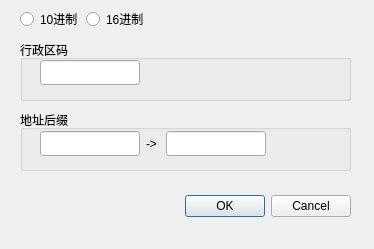
<?xml version="1.0" encoding="UTF-8"?>
<ui version="4.0">
 <class>TerAddrDialog</class>
 <widget class="QDialog" name="TerAddrDialog">
  <property name="geometry">
   <rect>
    <x>0</x>
    <y>0</y>
    <width>374</width>
    <height>249</height>
   </rect>
  </property>
  <property name="windowTitle">
   <string>终端地址指定</string>
  </property>
  <widget class="QDialogButtonBox" name="buttonBox">
   <property name="geometry">
    <rect>
     <x>10</x>
     <y>190</y>
     <width>341</width>
     <height>32</height>
    </rect>
   </property>
   <property name="orientation">
    <enum>Qt::Horizontal</enum>
   </property>
   <property name="standardButtons">
    <set>QDialogButtonBox::Cancel|QDialogButtonBox::Ok</set>
   </property>
  </widget>
  <widget class="QGroupBox" name="groupBox">
   <property name="geometry">
    <rect>
     <x>20</x>
     <y>110</y>
     <width>331</width>
     <height>61</height>
    </rect>
   </property>
   <property name="title">
    <string>地址后缀</string>
   </property>
   <widget class="QWidget" name="layoutWidget">
    <property name="geometry">
     <rect>
      <x>20</x>
      <y>20</y>
      <width>226</width>
      <height>27</height>
     </rect>
    </property>
    <layout class="QHBoxLayout" name="horizontalLayout">
     <item>
      <widget class="QLineEdit" name="upAddrLed">
       <property name="minimumSize">
        <size>
         <width>100</width>
         <height>25</height>
        </size>
       </property>
       <property name="maximumSize">
        <size>
         <width>100</width>
         <height>25</height>
        </size>
       </property>
      </widget>
     </item>
     <item>
      <widget class="QLabel" name="label">
       <property name="text">
        <string>-&gt;</string>
       </property>
      </widget>
     </item>
     <item>
      <widget class="QLineEdit" name="dwAddrLed">
       <property name="minimumSize">
        <size>
         <width>100</width>
         <height>25</height>
        </size>
       </property>
       <property name="maximumSize">
        <size>
         <width>100</width>
         <height>25</height>
        </size>
       </property>
      </widget>
     </item>
    </layout>
   </widget>
  </widget>
  <widget class="QGroupBox" name="groupBox_2">
   <property name="geometry">
    <rect>
     <x>20</x>
     <y>40</y>
     <width>331</width>
     <height>61</height>
    </rect>
   </property>
   <property name="title">
    <string>行政区码</string>
   </property>
   <widget class="QLineEdit" name="admCodeLed">
    <property name="geometry">
     <rect>
      <x>20</x>
      <y>20</y>
      <width>100</width>
      <height>25</height>
     </rect>
    </property>
    <property name="minimumSize">
     <size>
      <width>100</width>
      <height>25</height>
     </size>
    </property>
    <property name="maximumSize">
     <size>
      <width>100</width>
      <height>25</height>
     </size>
    </property>
   </widget>
  </widget>
  <widget class="QWidget" name="layoutWidget">
   <property name="geometry">
    <rect>
     <x>20</x>
     <y>10</y>
     <width>126</width>
     <height>18</height>
    </rect>
   </property>
   <layout class="QHBoxLayout" name="horizontalLayout_2">
    <item>
     <widget class="QRadioButton" name="decRdbox">
      <property name="text">
       <string>10进制</string>
      </property>
     </widget>
    </item>
    <item>
     <widget class="QRadioButton" name="hexRdBox">
      <property name="text">
       <string>16进制</string>
      </property>
     </widget>
    </item>
   </layout>
  </widget>
 </widget>
 <resources/>
 <connections>
  <connection>
   <sender>buttonBox</sender>
   <signal>accepted()</signal>
   <receiver>TerAddrDialog</receiver>
   <slot>accept()</slot>
   <hints>
    <hint type="sourcelabel">
     <x>248</x>
     <y>254</y>
    </hint>
    <hint type="destinationlabel">
     <x>157</x>
     <y>274</y>
    </hint>
   </hints>
  </connection>
  <connection>
   <sender>buttonBox</sender>
   <signal>rejected()</signal>
   <receiver>TerAddrDialog</receiver>
   <slot>reject()</slot>
   <hints>
    <hint type="sourcelabel">
     <x>316</x>
     <y>260</y>
    </hint>
    <hint type="destinationlabel">
     <x>286</x>
     <y>274</y>
    </hint>
   </hints>
  </connection>
 </connections>
</ui>
